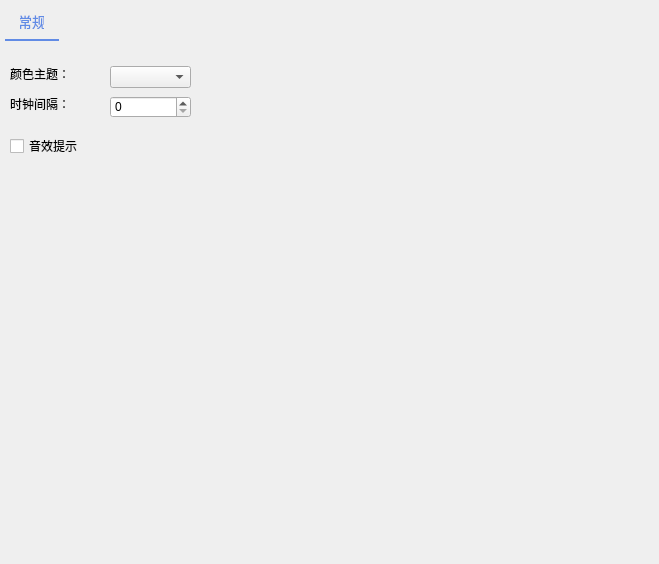
<?xml version="1.0" encoding="UTF-8"?>
<ui version="4.0">
 <class>SettingWidgetClass</class>
 <widget class="QWidget" name="SettingWidgetClass">
  <property name="geometry">
   <rect>
    <x>0</x>
    <y>0</y>
    <width>659</width>
    <height>564</height>
   </rect>
  </property>
  <property name="windowTitle">
   <string>项目设置</string>
  </property>
  <property name="styleSheet">
   <string notr="true"/>
  </property>
  <layout class="QGridLayout" name="gridLayout">
   <property name="leftMargin">
    <number>0</number>
   </property>
   <property name="topMargin">
    <number>0</number>
   </property>
   <property name="rightMargin">
    <number>0</number>
   </property>
   <property name="bottomMargin">
    <number>0</number>
   </property>
   <property name="spacing">
    <number>0</number>
   </property>
   <item row="0" column="0">
    <widget class="QTabWidget" name="tabWidget">
     <property name="styleSheet">
      <string notr="true">QTabWidget {  
    border: none;  
}  
  
QTabWidget::pane {  
    border: none;  
    top: 20px;  
}  
  
QTabBar {  
    border: none;  
}  
  
QTabBar::tab {  
    border: none;  
    color: #333333;  
    background: transparent;  
    font-family: &quot;微软雅黑&quot;;  
    font-size: 14px;  
    padding: 10px 15px; /* 使用正值内填充 */  
    margin-right: 10px; /* 根据需要调整标签之间的间距 */  
}  
  
QTabBar::tab:selected, QTabBar::tab:hover {  
    border-bottom: 2px solid #618BE5;  
    color: #618BE5;  
    background: transparent;  
}  
  
QTabWidget::tab-bar {  
    alignment: left;  
    top: 5px;  
    left: 5px;  
}
</string>
     </property>
     <property name="currentIndex">
      <number>0</number>
     </property>
     <widget class="QWidget" name="tab">
      <attribute name="title">
       <string>常规</string>
      </attribute>
      <widget class="QComboBox" name="them">
       <property name="geometry">
        <rect>
         <x>110</x>
         <y>10</y>
         <width>81</width>
         <height>22</height>
        </rect>
       </property>
       <property name="styleSheet">
        <string notr="true"/>
       </property>
      </widget>
      <widget class="QLabel" name="label">
       <property name="geometry">
        <rect>
         <x>10</x>
         <y>10</y>
         <width>91</width>
         <height>16</height>
        </rect>
       </property>
       <property name="text">
        <string>颜色主题：</string>
       </property>
      </widget>
      <widget class="QCheckBox" name="audio">
       <property name="geometry">
        <rect>
         <x>10</x>
         <y>80</y>
         <width>181</width>
         <height>20</height>
        </rect>
       </property>
       <property name="text">
        <string>音效提示</string>
       </property>
      </widget>
      <widget class="QSpinBox" name="clock">
       <property name="geometry">
        <rect>
         <x>110</x>
         <y>40</y>
         <width>81</width>
         <height>22</height>
        </rect>
       </property>
       <property name="minimum">
        <number>0</number>
       </property>
       <property name="maximum">
        <number>3000</number>
       </property>
      </widget>
      <widget class="QLabel" name="label_2">
       <property name="geometry">
        <rect>
         <x>10</x>
         <y>40</y>
         <width>91</width>
         <height>16</height>
        </rect>
       </property>
       <property name="text">
        <string>时钟间隔：</string>
       </property>
      </widget>
      <widget class="QLabel" name="label_4">
       <property name="geometry">
        <rect>
         <x>10</x>
         <y>400</y>
         <width>101</width>
         <height>101</height>
        </rect>
       </property>
       <property name="styleSheet">
        <string notr="true"/>
       </property>
       <property name="text">
        <string/>
       </property>
       <property name="pixmap">
        <pixmap resource="../../../Resource/Resource.qrc">:/NodeData/icon/logo.png</pixmap>
       </property>
       <property name="scaledContents">
        <bool>true</bool>
       </property>
      </widget>
      <widget class="QLabel" name="photo">
       <property name="geometry">
        <rect>
         <x>460</x>
         <y>210</y>
         <width>191</width>
         <height>291</height>
        </rect>
       </property>
       <property name="styleSheet">
        <string notr="true"/>
       </property>
       <property name="text">
        <string/>
       </property>
       <property name="pixmap">
        <pixmap resource="../../../Resource/Resource.qrc">:/NodeData/icon/photo.jpg</pixmap>
       </property>
       <property name="scaledContents">
        <bool>true</bool>
       </property>
      </widget>
     </widget>
    </widget>
   </item>
  </layout>
 </widget>
 <layoutdefault spacing="6" margin="11"/>
 <resources>
  <include location="../../../Resource/Resource.qrc"/>
 </resources>
 <connections/>
</ui>
